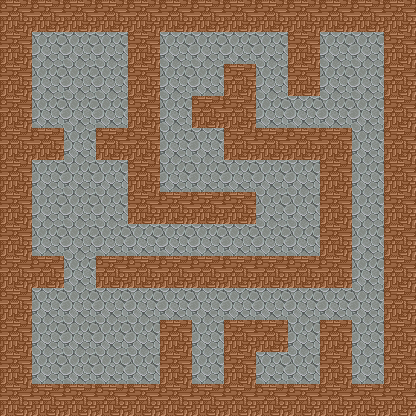

Below is a game level as drawn by its tile map, then a one-line description and the .tmx file that defines it, in full:
An orthogonal 13x13 tile map with 32x32 px tiles, 2 tile layers (background, wall) and 38 objects.

<map version="1.0" tiledversion="2018.04.18" orientation="orthogonal" renderorder="right-up" width="13" height="13" tilewidth="32" tileheight="32" infinite="0" nextobjectid="132">
 <tileset firstgid="1" source="terrain.tsx" />
 <layer name="background" width="13" height="13">
  <data encoding="csv">
1,1,1,1,1,1,1,1,1,1,1,1,1,
1,1,1,1,1,1,1,1,1,1,1,1,1,
1,1,1,1,1,1,1,1,1,1,1,1,1,
1,1,1,1,1,1,1,1,1,1,1,1,1,
1,1,1,1,1,1,1,1,1,1,1,1,1,
1,1,1,1,1,1,1,1,1,1,1,1,1,
1,1,1,1,1,1,1,1,1,1,1,1,1,
1,1,1,1,1,1,1,1,1,1,1,1,1,
1,1,1,1,1,1,1,1,1,1,1,1,1,
1,1,1,1,1,1,1,1,1,1,1,1,1,
1,1,1,1,1,1,1,1,1,1,1,1,1,
1,1,1,1,1,1,1,1,1,1,1,1,1,
1,1,1,1,1,1,1,1,1,1,1,1,1
</data>
 </layer>
 <layer name="wall" width="13" height="13">
  <data encoding="csv">
2,2,2,2,2,2,2,2,2,2,2,2,2,
2,0,0,0,2,0,0,0,0,2,0,0,2,
2,0,0,0,2,0,0,2,0,2,0,0,2,
2,0,0,0,2,0,2,2,0,0,0,0,2,
2,2,0,2,2,0,0,2,2,2,2,0,2,
2,0,0,0,2,0,0,0,0,0,2,0,2,
2,0,0,0,2,2,2,2,0,0,2,0,2,
2,0,0,0,0,0,0,0,0,0,2,0,2,
2,2,0,2,2,2,2,2,2,2,2,0,2,
2,0,0,0,0,0,0,0,0,0,0,0,2,
2,0,0,0,0,2,0,2,2,0,2,0,2,
2,0,0,0,0,2,0,2,0,0,2,0,2,
2,2,2,2,2,2,2,2,2,2,2,2,2
</data>
 </layer>
 <objectgroup name="enemy">
  <object id="4" x="192" y="128" width="32" height="32">
   <properties>
    <property name="enemy_id" type="int" value="6" />
   </properties>
  </object>
  <object id="59" x="256" y="160" width="32" height="32">
   <properties>
    <property name="enemy_id" type="int" value="14" />
   </properties>
  </object>
  <object id="61" x="256" y="64" width="32" height="32">
   <properties>
    <property name="enemy_id" type="int" value="17" />
   </properties>
  </object>
  <object id="62" x="192" y="64" width="32" height="32">
   <properties>
    <property name="enemy_id" type="int" value="5" />
   </properties>
  </object>
  <object id="77" x="128" y="224" width="32" height="32">
   <properties>
    <property name="enemy_id" type="int" value="6" />
   </properties>
  </object>
  <object id="78" x="64" y="288" width="32" height="32">
   <properties>
    <property name="enemy_id" type="int" value="6" />
   </properties>
  </object>
  <object id="79" x="288" y="352" width="32" height="32">
   <properties>
    <property name="enemy_id" type="int" value="6" />
   </properties>
  </object>
  <object id="80" x="256" y="224" width="32" height="32">
   <properties>
    <property name="enemy_id" type="int" value="11" />
   </properties>
  </object>
  <object id="81" x="128" y="288" width="32" height="32">
   <properties>
    <property name="enemy_id" type="int" value="11" />
   </properties>
  </object>
  <object id="85" x="352" y="256" width="32" height="32">
   <properties>
    <property name="enemy_id" type="int" value="6" />
   </properties>
  </object>
  <object id="88" x="352" y="128" width="32" height="32">
   <properties>
    <property name="enemy_id" type="int" value="11" />
   </properties>
  </object>
  <object id="96" x="96" y="160" width="32" height="32">
   <properties>
    <property name="enemy_id" type="int" value="14" />
   </properties>
  </object>
  <object id="106" x="32" y="160" width="32" height="32">
   <properties>
    <property name="enemy_id" type="int" value="14" />
   </properties>
  </object>
  <object id="117" x="320" y="288" width="32" height="32">
   <properties>
    <property name="enemy_id" type="int" value="5" />
   </properties>
  </object>
  <object id="118" x="160" y="160" width="32" height="32">
   <properties>
    <property name="enemy_id" type="int" value="17" />
   </properties>
  </object>
 </objectgroup>
 <objectgroup name="Articles">
  <object id="86" x="352" y="32" width="32" height="32">
   <properties>
    <property name="articles_id" type="int" value="17" />
   </properties>
  </object>
  <object id="109" x="320" y="32" width="32" height="32">
   <properties>
    <property name="articles_id" type="int" value="5" />
   </properties>
  </object>
  <object id="110" x="288" y="192" width="32" height="32">
   <properties>
    <property name="articles_id" type="int" value="5" />
   </properties>
  </object>
  <object id="119" x="256" y="352" width="32" height="32">
   <properties>
    <property name="articles_id" type="int" value="6" />
   </properties>
  </object>
  <object id="120" x="32" y="320" width="32" height="32">
   <properties>
    <property name="articles_id" type="int" value="17" />
   </properties>
  </object>
  <object id="121" x="32" y="352" width="32" height="32">
   <properties>
    <property name="articles_id" type="int" value="17" />
   </properties>
  </object>
  <object id="122" x="64" y="352" width="32" height="32">
   <properties>
    <property name="articles_id" type="int" value="17" />
   </properties>
  </object>
  <object id="124" x="96" y="352" width="32" height="32">
   <properties>
    <property name="articles_id" type="int" value="17" />
   </properties>
  </object>
  <object id="125" x="128" y="352" width="32" height="32">
   <properties>
    <property name="articles_id" type="int" value="17" />
   </properties>
  </object>
  <object id="126" x="32" y="224" width="32" height="32">
   <properties>
    <property name="articles_id" type="int" value="6" />
   </properties>
  </object>
  <object id="127" x="64" y="64" width="32" height="32">
   <properties>
    <property name="articles_id" type="int" value="58" />
   </properties>
  </object>
  <object id="128" x="160" y="32" width="32" height="32">
   <properties>
    <property name="articles_id" type="int" value="1" />
   </properties>
  </object>
 </objectgroup>
 <objectgroup name="Teleport">
  <object id="38" x="352" y="352" width="32" height="32">
   <properties>
    <property name="direction" type="int" value="1" />
    <property name="targetNum" type="int" value="12" />
    <property name="teleport_id" type="int" value="2" />
   </properties>
  </object>
  <object id="40" x="192" y="352" width="32" height="32">
   <properties>
    <property name="direction" type="int" value="4" />
    <property name="targetNum" type="int" value="10" />
    <property name="teleport_id" type="int" value="1" />
   </properties>
  </object>
 </objectgroup>
 <objectgroup name="Npc" />
 <objectgroup name="door">
  <object id="100" x="64" y="128" width="32" height="32">
   <properties>
    <property name="door_id" type="int" value="4" />
   </properties>
  </object>
  <object id="112" x="224" y="160" width="32" height="32">
   <properties>
    <property name="door_id" type="int" value="1" />
   </properties>
  </object>
  <object id="113" x="160" y="96" width="32" height="32">
   <properties>
    <property name="door_id" type="int" value="1" />
   </properties>
  </object>
  <object id="114" x="64" y="256" width="32" height="32">
   <properties>
    <property name="door_id" type="int" value="2" />
   </properties>
  </object>
  <object id="115" x="288" y="96" width="32" height="32">
   <properties>
    <property name="door_id" type="int" value="1" />
   </properties>
  </object>
  <object id="116" x="224" y="32" width="32" height="32">
   <properties>
    <property name="door_id" type="int" value="1" />
   </properties>
  </object>
  <object id="129" x="224" y="224" width="32" height="32">
   <properties>
    <property name="door_id" type="int" value="1" />
   </properties>
  </object>
  <object id="130" x="160" y="288" width="32" height="32">
   <properties>
    <property name="door_id" type="int" value="1" />
   </properties>
  </object>
  <object id="131" x="288" y="320" width="32" height="32">
   <properties>
    <property name="door_id" type="int" value="1" />
   </properties>
  </object>
 </objectgroup>
</map>
